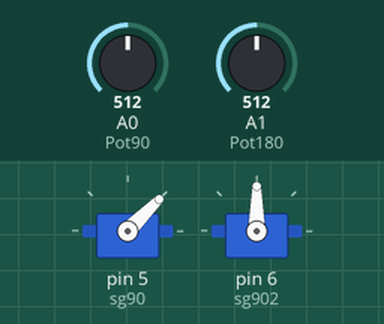
This sketch was run on a simulated Arduino Leonardo, built with avr-gcc and run on an emulated ATmega32U4. Shown: 2 × servo. Inputs (shaded band) come from the test bench; at power-on: A0 (Pot90) = 512, A1 (Pot180) = 512. USB keyboard and mouse output is not drawn.

Above: at 1.2 s.
1.3 s: A0 (Pot90) set to 716
At 1.6 s:
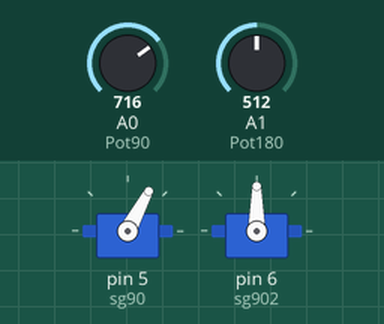
2.8 s: A1 (Pot180) set to 716
At 4.0 s:
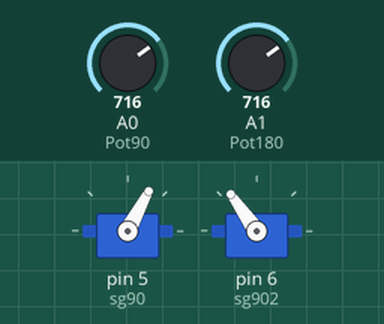
4.3 s: A1 (Pot180) set to 900
At 5.1 s:
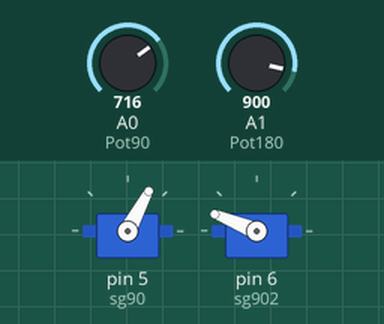
5.8 s: A0 (Pot90) set to 511
At 6.3 s:
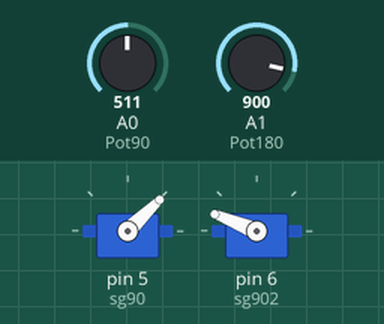
7.3 s: A1 (Pot180) set to 1023
At 8.5 s:
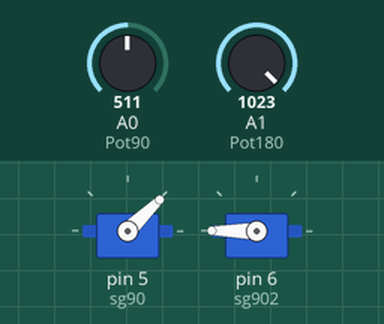
8.8 s: A0 (Pot90) set to 306
At 9.8 s:
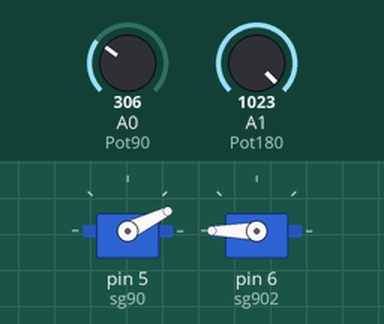
Timing chart, 0 to 11.3 s (numbered marks = the images above; inputs shaded):
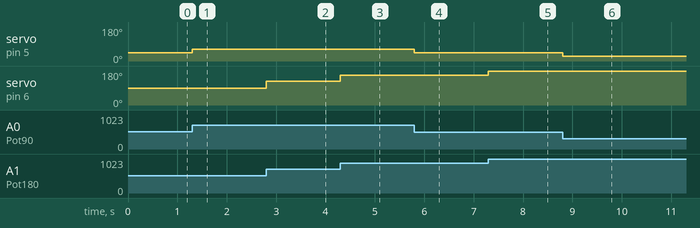

Measured:
- after the input at 1.3 s, servo on pin 5 (sg90): 45° → 62° at once
- after the input at 2.8 s, servo on pin 6 (sg902): 90° → 125° at once
- after the input at 4.3 s, servo on pin 6 (sg902): 125° → 158° at once
- after the input at 5.8 s, servo on pin 5 (sg90): 62° → 44° at once
- after the input at 7.3 s, servo on pin 6 (sg902): 158° → 180° at once
- after the input at 8.8 s, servo on pin 5 (sg90): 44° → 26° at once

The sketch:

pot_servo_kontrolu.ino
```cpp
#include <Joystick.h>
Joystick_ Joystick;
#include <Servo.h>
Servo sg90;
Servo sg902;

#define Pot90 A0
void pot90(int deger1) {
  Joystick.setXAxis(deger1);
  Joystick.sendState();
}

#define Pot180 A1
void pot180(int deger2) {
  Joystick.setYAxis(deger2);
  Joystick.sendState();
}
void setup() {

  Joystick.begin();
  sg90.attach(5);
  sg902.attach(6);
}
void loop() {

  int pot90deger = analogRead(Pot90);
  pot90(pot90deger);
  int servo_aci = map(pot90deger , 0 , 1023 , 0 , 90);
  sg90.write(servo_aci);

  int pot180deger = analogRead(Pot180);
  pot180(pot180deger);
  int servo_aci2 = map(pot180deger , 0 , 1023 , 0 , 180);
  sg902.write(servo_aci2);
}
```
